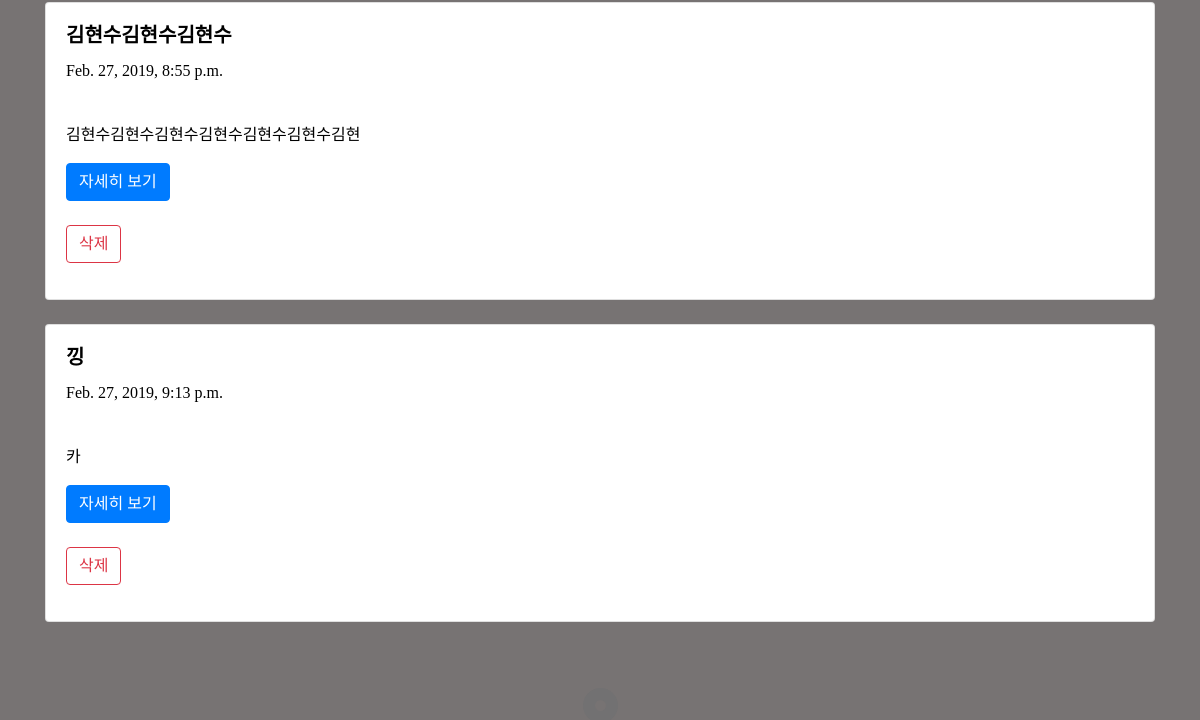
The page /blog/show/ (lower part) on the database as committed earlier.
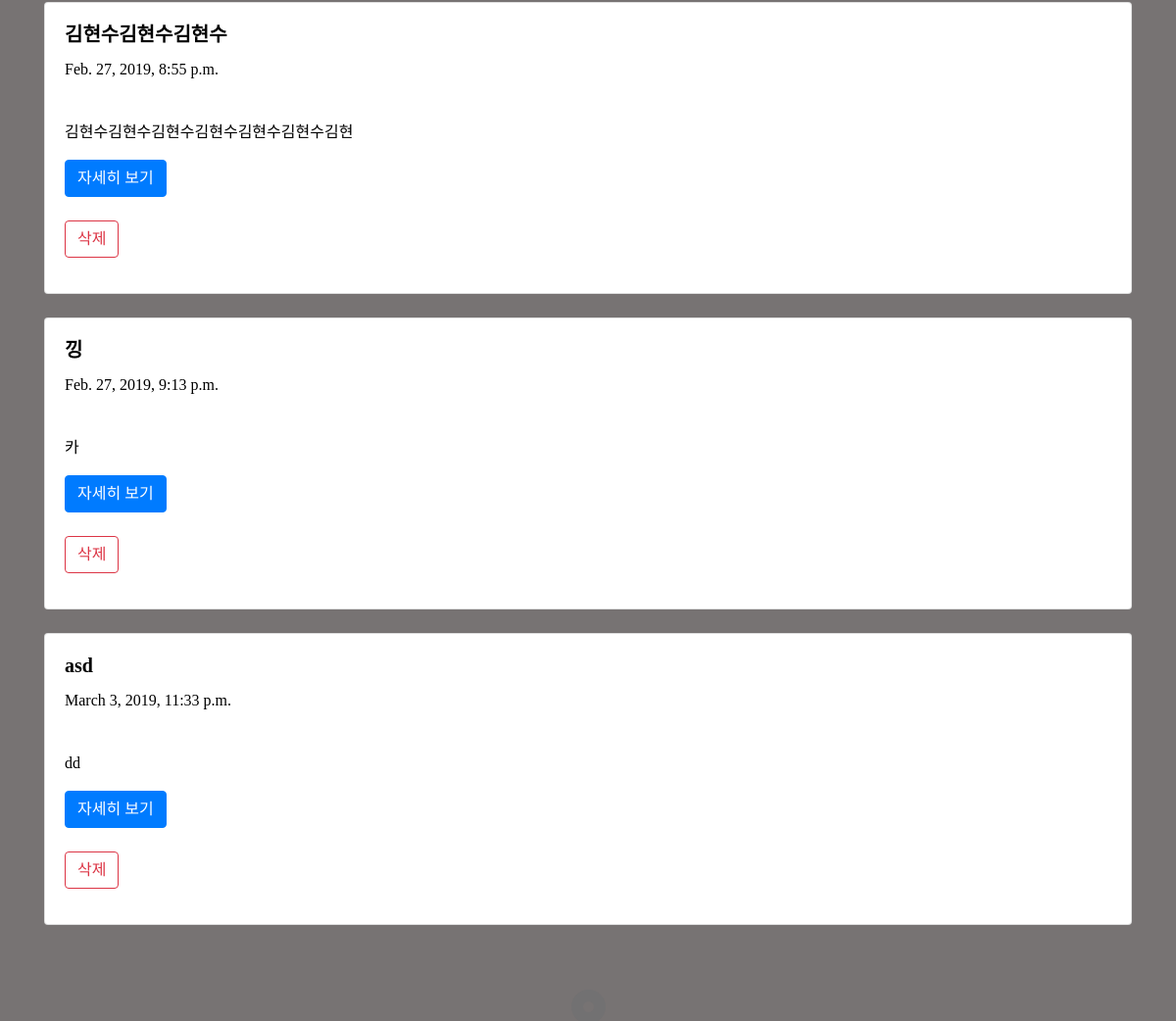
The same page on the database as committed later.
### blog/models.py (models this page shows, shortened)
class Blog(models.Model):
    title=models.CharField(max_length=200)
    pub_date=models.DateTimeField('date published')
    body=models.TextField()
    def summary(self):
        return self.body[:20]

### blog/views.py (the view)
# urls.py: path('blog/show/',blog.views.show,name='show'),
def show(request):
    blogs=Blog.objects
    return render(request,'show.html',{'blogs':blogs})

### blog/templates/show.html (shortened to what this page needs)
{%extends 'base.html' %}
{% load staticfiles %}
{%block content %}
<body>
<br>
<div class="container">
    {%for blog in blogs.all%}
    <br>
    <div class="card">
        <div class="card-body">
            <h5 class="card-title">{{blog.title}}</h5>
            <p class="card-text">{{blog.pub_date}}</p><br>
            <p class="card-text">{{blog.summary}}</p>
            <a href="{%url 'detail' blog.id%}"  class="btn btn-primary">자세히 보기</a><br>
            <br>
            <form action="{%url 'destroy' blog.id%}">
                <button class="btn btn-outline-danger" type="submit">삭제</button>
            </form>
        </div>
    </div>
    {%endfor%}
    </div>
</body>
{%endblock%}

### ilsanproject/templates/base.html (shortened to what this page needs)
<head>
    {% load staticfiles %}
    <link rel="stylesheet" href="https://stackpath.bootstrapcdn.com/bootstrap/4.3.0/css/bootstrap.min.css">
    <link rel="stylesheet" href='/static/css/bootstrap.css'>
    <link rel="stylesheet" href="/static/css/seungyun.css">
  </head>
    <body>
    </body>
      {% block content %}
      {% endblock %}
      <section>
          <h1>   &nbsp;&nbsp;</h1>
          <h3>   &nbsp;&nbsp;</h3>
        </section>
        <div class="footer">
          <div id="button"></div>
        <div id="container">
        <div id="cont">
        <div class="footer_center">
        </div>
        </div>
        </div>
        </div>

### ilsanprojectapp/static/css/seungyun.css (style rules this page uses)
body { background-color: #d7d8dc; }
* { font-family: 'Nanum Gothic'; }
a { color: black; text-decoration: none; }
body { font-family: 'Source Sans Pro', sans-serif; font-weight:300; background-color: rgb(119, 115, 115); color:#FFF; }
section { text-align:center; }
.footer #button { width:35px; height:35px; border: #727172 12px solid; border-radius:35px; margin:0 auto; position:relative; -webkit-transition: all 1s ease; -moz-transition: all 1s ease; -o-transition: all 1s ease; -ms-transition: all 1s ease; transition: all 1s ease; }
.footer { bottom:0; left:0; position:fixed; width: 100%; height: 2em; overflow:hidden; margin:0 auto; -webkit-transition: all 1s ease; -moz-transition: all 1s ease; -o-transition: all 1s ease; -ms-transition: all 1s ease; transition: all 1s ease; z-index:999; }
.footer #container { margin-top:5px; width:100%; height:100%; position:relative; top:0; left:0; background: rgb(26, 24, 24); }
.footer #cont { position:relative; top:-45px; right:190px; width:150px; height:auto; margin:0 auto; }
.footer_center { padding-top:15px; width:550px; float:left; text-align:center; }

### blog/templates/show.html (style rules this page uses)
.card-title { font-weight: 600; color:black; }
.card-text { color:black; }

Rows that differ between the two databases and show on the page:
added Blog: title "asd", pub_date "March 3, 2019, 11:33 p.m.", summary "dd"
